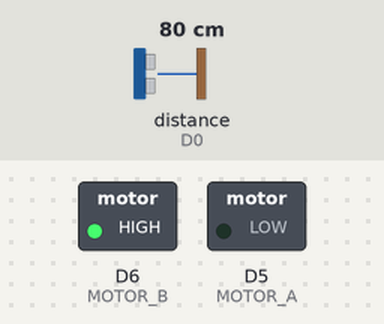
A program run on a simulated ESP8266 (NodeMCU). On the bench: switched loads named in the program (green lamp = pin HIGH). Wiring (inferred from the names in the program): ultrasonic range finder: trigger D1; echo D0. The inputs (shaded band) are chosen by the test bench; at power-on: distance to the obstacle (sensor on D0) 80 cm. The echo pulse lasts 58.3 µs per cm; WiFi joins after 1.5 s; servers stay silent unless stated; network time is answered at once with the bench clock; the local clock reads 2024-03-15 10:24:30 at power-on unless the program sets it; the Firebase database answers and starts empty; pins used as bus, display or sensor lines are not drawn; what the program prints to the serial monitor is not drawn.

Above: at 2.8 s.
2.9 s: distance to the obstacle (sensor on D0) set to 22 cm
6.9 s: distance to the obstacle (sensor on D0) set to 18 cm
At 9.2 s:
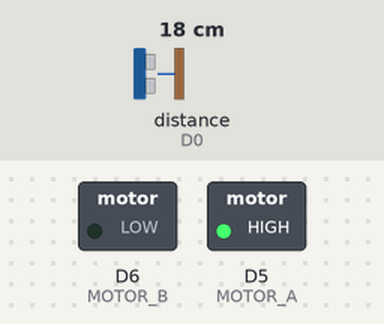
At 10.0 s:
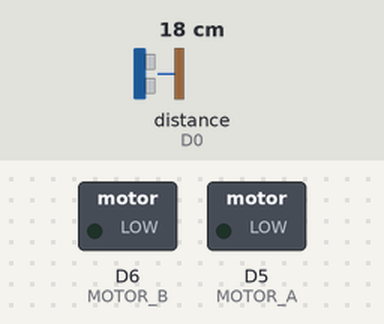
10.8 s: distance to the obstacle (sensor on D0) set to 35 cm
At 14.9 s:
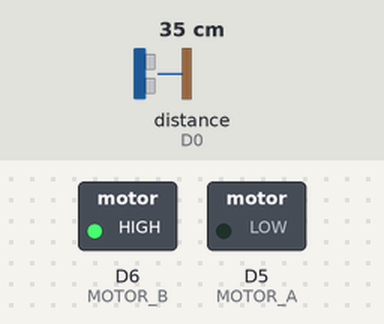
Timing chart, 0 to 16.7 s (numbered marks = the images above; inputs shaded):
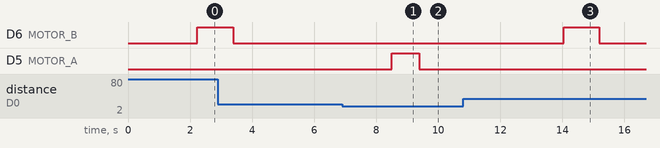

Measured:
- the behaviour switches between 20 and 19 cm on distance to the obstacle (sensor on D0) (found by bisection; images 0 and 1)
- after the input at 6.9 s, D5 (MOTOR_A): LOW → HIGH after 1.6 s, → LOW 0.90 s later
- after the input at 10.8 s, D6 (MOTOR_B): LOW → HIGH after 3.2 s, → LOW 1.2 s later

The program:

main.cpp
```cpp
#include <Arduino.h>
#include"FirebaseESP8266.h"
#include "ESP8266WiFi.h"
#include <NTPClient.h>
#include <WiFiUdp.h>
#include <string>

const char* HOST = "aura-iot-c6bc8.firebaseio.com";
const char* SECRET = "nUIJvAcFmcmfJEPpwlFXdTwmLjRjPtFUBbzFfLfk";
const char* SSID = "FMM10";
const char* KEY = "42521675";
FirebaseData firebaseData;
WiFiUDP ntpUDP;
NTPClient timeClient(ntpUDP, "pool.ntp.org");


#define PIN_TRIG D1
#define PIN_ECHO D0
#define MOTOR_A D5
#define MOTOR_B D6

float tiempo;
float distancia;
int door = 0;
int lock = 0;


void setup() {
  Serial.begin(9600);

  WiFi.begin(SSID, KEY);
  while ( WiFi.status() != WL_CONNECTED) {
    Serial.println("Connecting...");
    delay(800);
  }

  Serial.println("Connected");
  Firebase.begin(HOST, SECRET);
  Serial.println("Firebase online");
  Firebase.reconnectWiFi(true);

  pinMode(PIN_TRIG, OUTPUT);
  pinMode(PIN_ECHO, INPUT);
  pinMode(MOTOR_A, OUTPUT);
  pinMode(MOTOR_B, OUTPUT);
  analogWrite(MOTOR_A, 0);
  analogWrite(MOTOR_B, 0);

  timeClient.begin();
  // GMT +6 = 21600
  timeClient.setTimeOffset(-21600);
}

void loop() {

  timeClient.update();

  String formattedTime = timeClient.getFormattedTime();
  unsigned long epochTime = timeClient.getEpochTime();
  struct tm *ptm = gmtime ((time_t *)&epochTime);
  int monthDay = ptm->tm_mday;
  int currentMonth = ptm->tm_mon+1;
  int currentYear = ptm->tm_year+1900;

  String currentDate = String(currentYear) + "-" + String(currentMonth) + "-" + String(monthDay) + "/" + formattedTime;

  digitalWrite(PIN_TRIG, LOW);
  delayMicroseconds(4);
  digitalWrite(PIN_TRIG, HIGH);
  delayMicroseconds(10);
  digitalWrite(PIN_TRIG, LOW);

  tiempo = pulseIn(PIN_ECHO, HIGH);
  distancia = tiempo/58.3;
  Firebase.setInt(firebaseData, "/GARAGE_DOOR/US_SENSOR_v", distancia);


  Firebase.getInt(firebaseData, "/GARAGE_DOOR/lock");
  lock = firebaseData.intData();
  Firebase.getString(firebaseData, "/GARAGE_DOOR/DOOR_STATUS");
  String temp;
  temp = firebaseData.stringData();
  if(temp == "Closed"){
    door = 0;
  }else{
    door = 1;
  }

  if (lock == 1) {
    if (door == 1){

      analogWrite(MOTOR_B, 1500);
      Firebase.setString(firebaseData, "/GARAGE_DOOR/DOOR_STATUS", "Closing");

      delay(1000);

      analogWrite(MOTOR_B, 0);

      door = 0;
      Firebase.setString(firebaseData, "/GARAGE_DOOR/DOOR_STATUS", "Closed");
      Firebase.pushString(firebaseData, "/GARAGE_DOOR/DOOR_STATUS_log", currentDate + ", Closed");
      delay(750);
    }
  } else {
    if (distancia < 20 && !(distancia > 20)){
    Firebase.setInt(firebaseData, "/GARAGE_DOOR/US_SENSOR", 1);

      if (door == 0){
        analogWrite(MOTOR_A, 2500);
        Firebase.setString(firebaseData, "/GARAGE_DOOR/DOOR_STATUS", "Opening");


        delay(750);

        analogWrite(MOTOR_A, 0);

        door = 1;
        Firebase.setString(firebaseData, "/GARAGE_DOOR/DOOR_STATUS", "Opened");
        Firebase.pushString(firebaseData, "/GARAGE_DOOR/DOOR_STATUS_log", currentDate + ", Opened");

        delay(3000);
      }

    } else {
      Firebase.setInt(firebaseData, "/GARAGE_DOOR/US_SENSOR", 0);

      if (door == 1){
        analogWrite(MOTOR_B, 1250);
        Firebase.setString(firebaseData, "/GARAGE_DOOR/DOOR_STATUS", "Closing");

        delay(1000);

        analogWrite(MOTOR_B, 0);

        door = 0;
        Firebase.setString(firebaseData, "/GARAGE_DOOR/DOOR_STATUS", "Closed");
        Firebase.pushString(firebaseData, "/GARAGE_DOOR/DOOR_STATUS_log", currentDate + ", Closed");
        delay(750);
      }
    }
   delay(750);
  }


}
```
